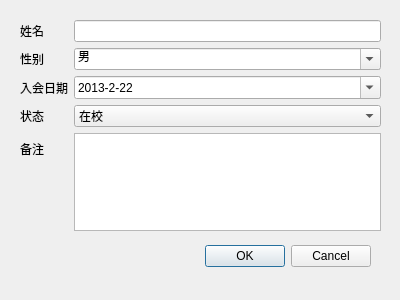
<?xml version="1.0" encoding="UTF-8"?>
<ui version="4.0">
 <class>AddPersonDialog</class>
 <widget class="QDialog" name="AddPersonDialog">
  <property name="geometry">
   <rect>
    <x>0</x>
    <y>0</y>
    <width>400</width>
    <height>300</height>
   </rect>
  </property>
  <property name="windowTitle">
   <string>Dialog</string>
  </property>
  <widget class="QDialogButtonBox" name="buttonBox">
   <property name="geometry">
    <rect>
     <x>30</x>
     <y>240</y>
     <width>341</width>
     <height>32</height>
    </rect>
   </property>
   <property name="orientation">
    <enum>Qt::Horizontal</enum>
   </property>
   <property name="standardButtons">
    <set>QDialogButtonBox::Cancel|QDialogButtonBox::Ok</set>
   </property>
  </widget>
  <widget class="QWidget" name="formLayoutWidget">
   <property name="geometry">
    <rect>
     <x>20</x>
     <y>20</y>
     <width>361</width>
     <height>211</height>
    </rect>
   </property>
   <layout class="QFormLayout" name="formLayout">
    <item row="0" column="0">
     <widget class="QLabel" name="nameLabel">
      <property name="text">
       <string>姓名</string>
      </property>
     </widget>
    </item>
    <item row="0" column="1">
     <widget class="QLineEdit" name="nameLineEdit">
      <property name="maximumSize">
       <size>
        <width>330</width>
        <height>22</height>
       </size>
      </property>
     </widget>
    </item>
    <item row="1" column="0">
     <widget class="QLabel" name="genderLabel">
      <property name="text">
       <string>性别</string>
      </property>
     </widget>
    </item>
    <item row="2" column="0">
     <widget class="QLabel" name="dateLabel">
      <property name="text">
       <string>入会日期</string>
      </property>
     </widget>
    </item>
    <item row="2" column="1">
     <widget class="QDateEdit" name="joinDateEdit">
      <property name="date">
       <date>
        <year>2013</year>
        <month>2</month>
        <day>22</day>
       </date>
      </property>
      <property name="displayFormat">
       <string>yyyy-M-d</string>
      </property>
      <property name="calendarPopup">
       <bool>true</bool>
      </property>
     </widget>
    </item>
    <item row="3" column="0">
     <widget class="QLabel" name="statusLabel">
      <property name="text">
       <string>状态</string>
      </property>
     </widget>
    </item>
    <item row="3" column="1">
     <widget class="QComboBox" name="statusComboBox">
      <item>
       <property name="text">
        <string>在校</string>
       </property>
      </item>
      <item>
       <property name="text">
        <string>离校</string>
       </property>
      </item>
     </widget>
    </item>
    <item row="1" column="1">
     <widget class="QComboBox" name="genderComboBox">
      <property name="editable">
       <bool>true</bool>
      </property>
      <property name="currentIndex">
       <number>0</number>
      </property>
      <property name="maxVisibleItems">
       <number>2</number>
      </property>
      <item>
       <property name="text">
        <string>男</string>
       </property>
      </item>
      <item>
       <property name="text">
        <string>女</string>
       </property>
      </item>
     </widget>
    </item>
    <item row="4" column="0">
     <widget class="QLabel" name="commentLabel">
      <property name="text">
       <string>备注</string>
      </property>
     </widget>
    </item>
    <item row="4" column="1">
     <widget class="QTextEdit" name="commentTextEdit"/>
    </item>
   </layout>
  </widget>
 </widget>
 <resources/>
 <connections>
  <connection>
   <sender>buttonBox</sender>
   <signal>rejected()</signal>
   <receiver>AddPersonDialog</receiver>
   <slot>reject()</slot>
   <hints>
    <hint type="sourcelabel">
     <x>316</x>
     <y>260</y>
    </hint>
    <hint type="destinationlabel">
     <x>286</x>
     <y>274</y>
    </hint>
   </hints>
  </connection>
 </connections>
</ui>
